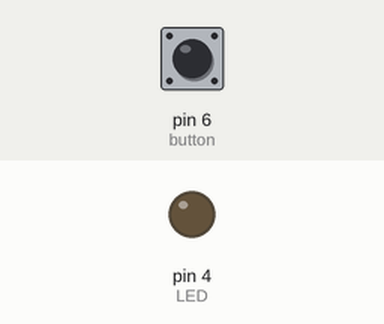
Simulated run of this sketch. Board: Arduino Nano, built with avr-gcc and run on an emulated ATmega328P. Shown: output pins drawn as LEDs (lit = HIGH). The inputs (shaded band) are chosen by the test bench; at power-on: pin 6 (button) HIGH.

Above: at 1.2 s.
1.3 s: pin 6 (button) pulled LOW for 0.15 s
At 2.5 s:
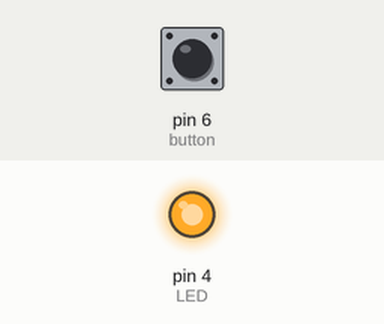
Timing chart, 0 to 4.3 s (numbered marks = the images above; inputs shaded):
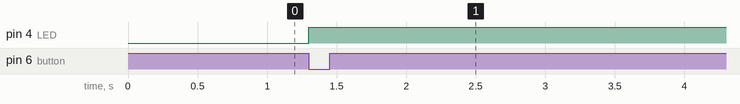

The sketch:

Arduino_nano_LED-test.ino
```cpp
//arduono nano test code
int LED = 4;
int button = 6;

void setup() {
    pinMode(LED, OUTPUT);
    pinMode(button, INPUT_PULLUP);
}

void loop() {
    int buttonVal = digitalRead(button);
    if (buttonVal == LOW) {
        Serial.println("button =" + buttonVal);
        digitalWrite(LED, HIGH);
        for ( 0; buttonVal == LOW; digitalRead(button)) {
            digitalRead(button);
            int buttonVal = digitalRead(button);

        }
    }
    digitalWrite(LED, LOW);
    Serial.println("button =" + buttonVal);
}
```

Measured:
- after the input at 1.3 s, pin 4 (LED): LOW → HIGH at once
